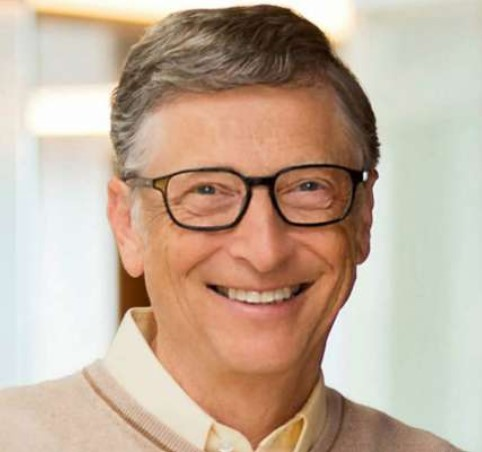
#> input picture FIV_CODE/Code/ImagesBasic/Bill Gates.jpg, 482 x 452 px, given as the content of the folder ImagesBasic/Bill Gates.jpg, which was not available
$ python -i train_image.py   (imports and definitions only)
#> lines starting #> are read from the running program, lines starting #| are printed output that depends on the picture
import os
import time
import cv2
import numpy as np
from PIL import Image


def getImagesAndLabels(path):
    # Retrieve all image file paths from the folder
#> called with path = 'ImagesBasic/Bill Gates.jpg'
    imagePaths = [os.path.join(path, f) for f in os.listdir(path) if f.endswith('.jpg')]
    faces = []
    Ids = []

    for imagePath in imagePaths:
        try:
            pilImage = Image.open(imagePath).convert('L')  # Convert image to grayscale
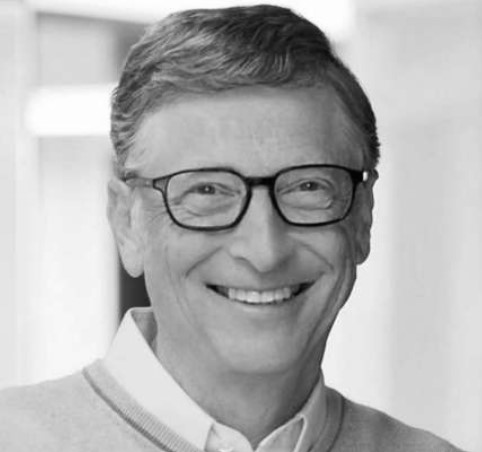
#> pilImage: PIL image 482x452 L; min 2, max 255, mean 178.2
            imageNp = np.array(pilImage, 'uint8')
            Id = int(os.path.split(imagePath)[-1].split(".")[1])
            faces.append(imageNp)
            Ids.append(Id)
        except Exception as e:
            print(f"Error processing image {imagePath}: {e}")

    return faces, Ids


def counter_img(num_images):
    for imgcounter in range(1, num_images + 1):
        print(f"{imgcounter} Images Trained", end="\r")
        time.sleep(0.1)  # Adjust the delay as needed


def TrainImages():
    # Initialize the face recognizer
    recognizer = cv2.face.LBPHFaceRecognizer.create()
    harcascadePath = "haarcascade_default.xml"
    detector = cv2.CascadeClassifier(harcascadePath)

    # Retrieve faces and IDs
    faces, Ids = getImagesAndLabels("TrainingImage")

    # Check if any faces were found
    if len(faces) == 0:
        print("No training images found. Please add images to the 'TrainingImage' directory.")
        return

    # Train the recognizer
    recognizer.train(faces, np.array(Ids))

    # Save the trained model
    recognizer.save("TrainingImageLabel" + os.sep + "Trainner.yml")

    # Start the image counter
    num_images = len(faces)  # Count the number of images trained
    counter_img(num_images)
    print("\nTraining complete. Model saved as Trainner.yml")

>>> result = getImagesAndLabels('ImagesBasic/Bill Gates.jpg')

$ run again, on FIV_CODE/Code/ImagesBasic/Bill Test.jpg
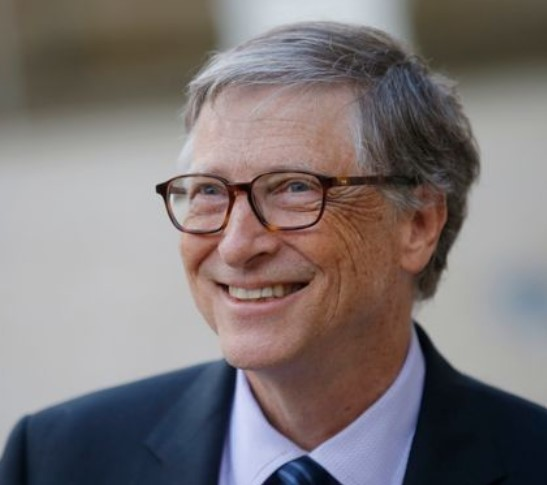
#> input picture FIV_CODE/Code/ImagesBasic/Bill Test.jpg, 547 x 485 px, given as the content of the folder ImagesBasic/Bill Test.jpg, which was not available
#> in getImagesAndLabels, `pilImage = Image.open(imagePath).convert('L')`:
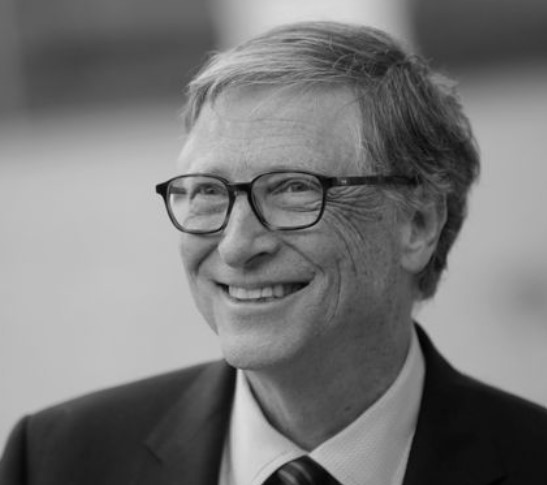
#> pilImage: PIL image 547x485 L; min 1, max 219, mean 119.1

$ run again, on FIV_CODE/Code/ImagesBasic/Elon Musk.jpg
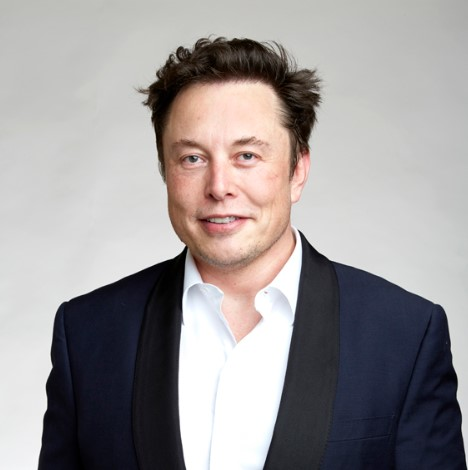
#> input picture FIV_CODE/Code/ImagesBasic/Elon Musk.jpg, 468 x 470 px, given as the content of the folder ImagesBasic/Elon Musk.jpg, which was not available
#> in getImagesAndLabels, `pilImage = Image.open(imagePath).convert('L')`:
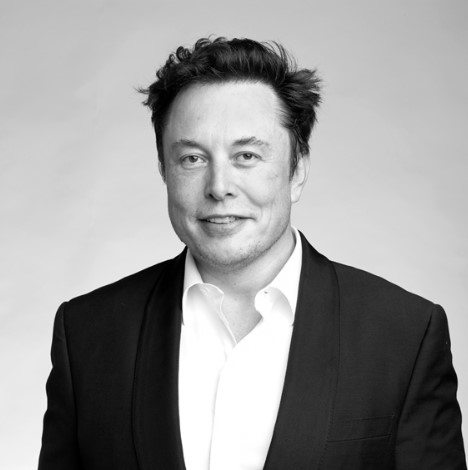
#> pilImage: PIL image 468x470 L; min 0, max 255, mean 153.1

$ run again, on FIV_CODE/Code/ImagesBasic/Elon Test.jpg
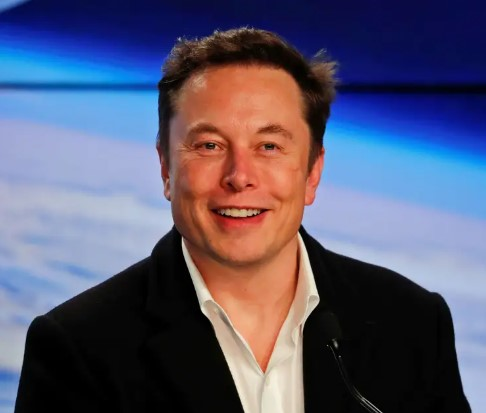
#> input picture FIV_CODE/Code/ImagesBasic/Elon Test.jpg, 486 x 413 px, given as the content of the folder ImagesBasic/Elon Test.jpg, which was not available
#> in getImagesAndLabels, `pilImage = Image.open(imagePath).convert('L')`:
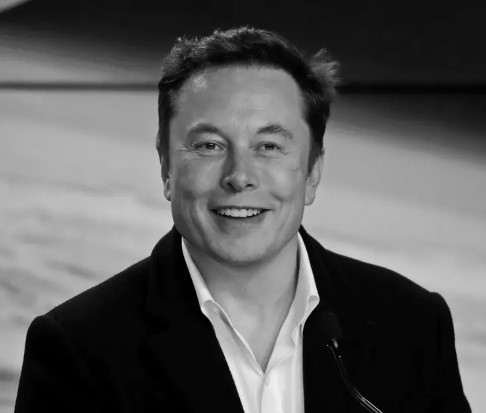
#> pilImage: PIL image 486x413 L; min 0, max 241, mean 90.9
